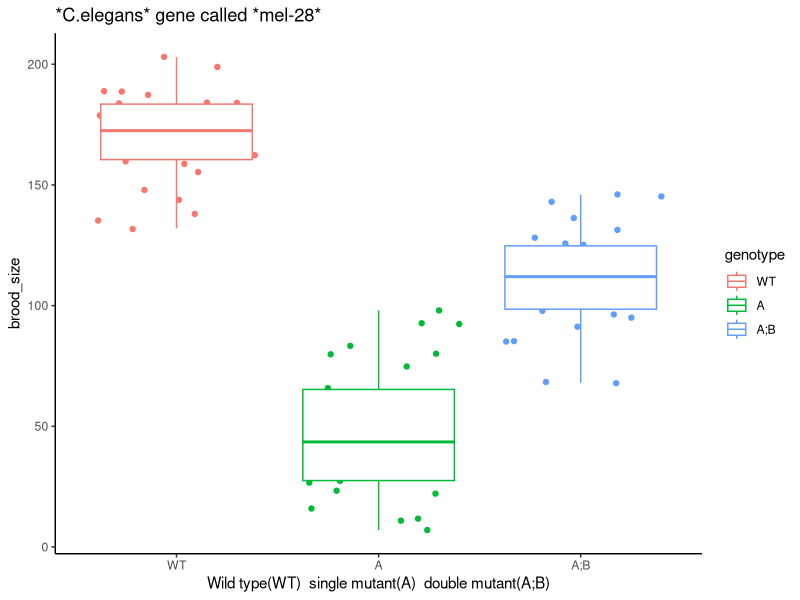
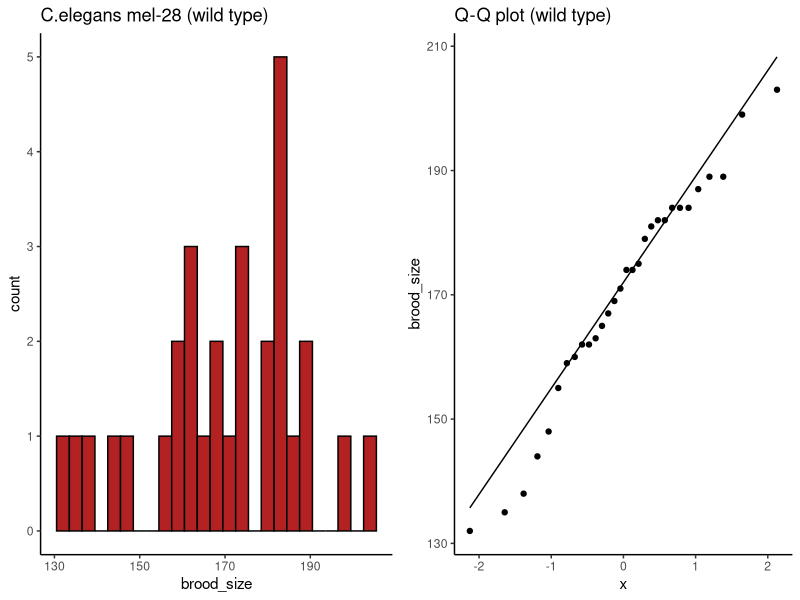
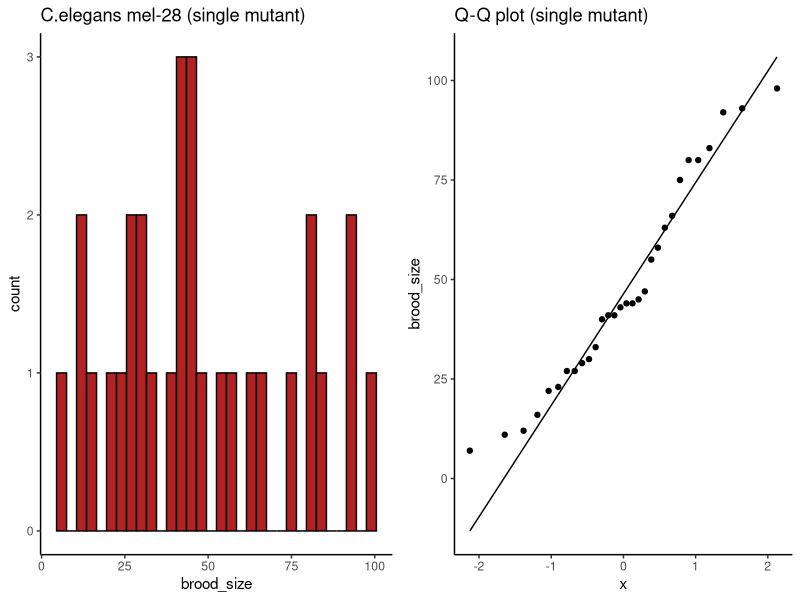
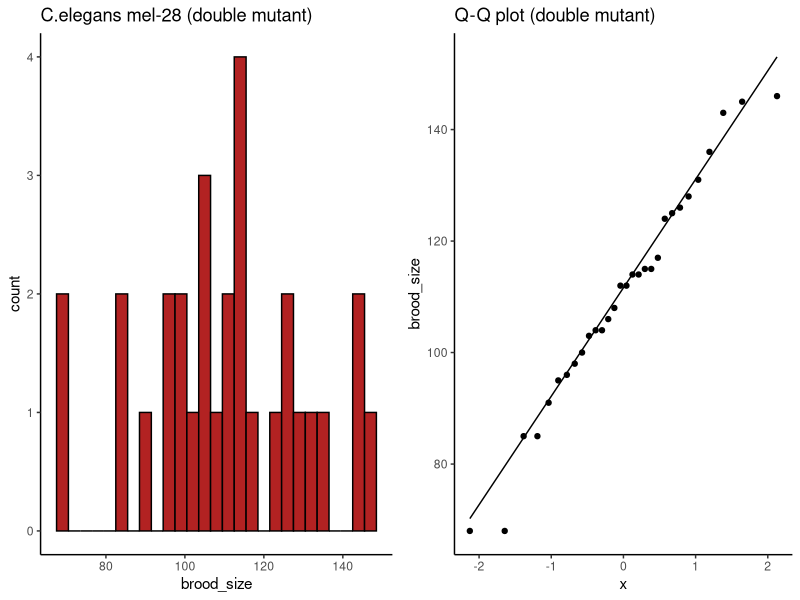
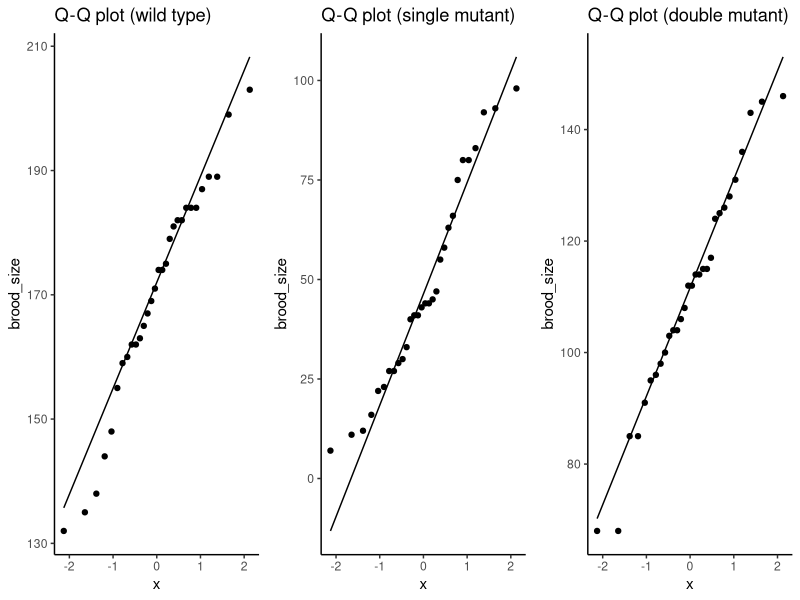
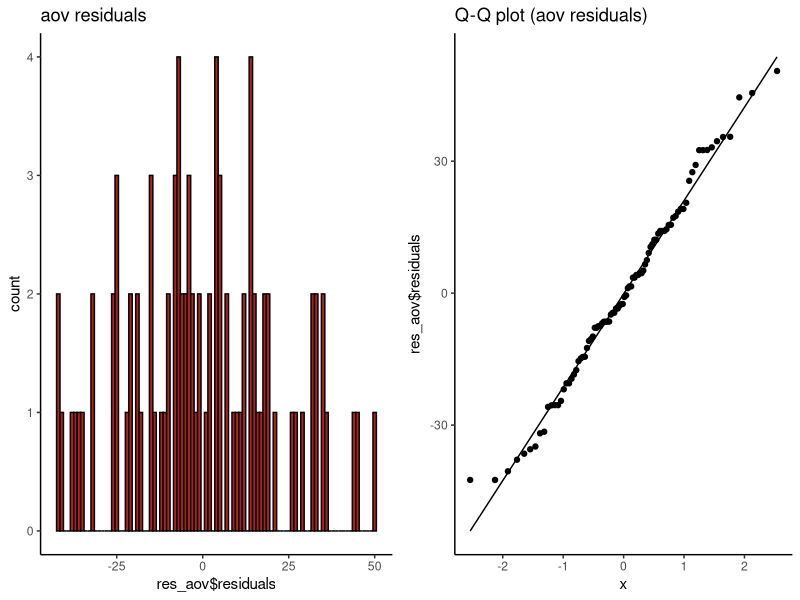
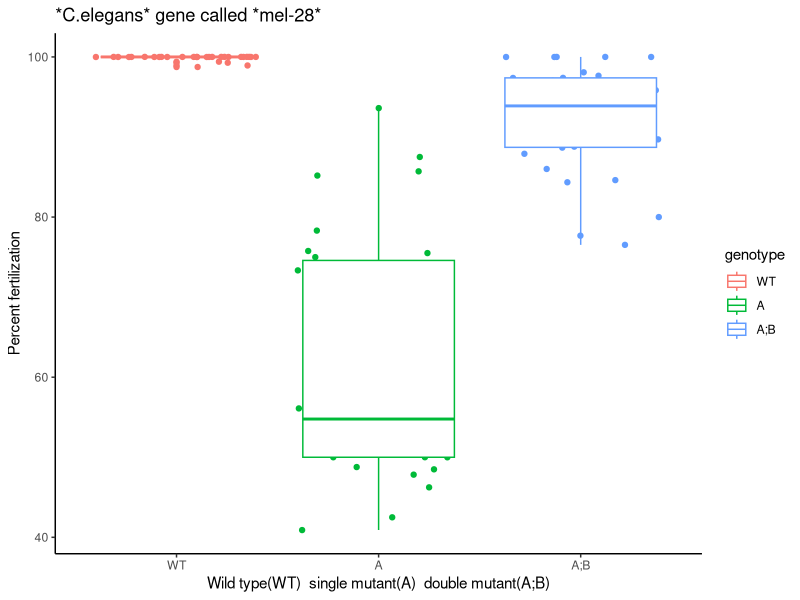
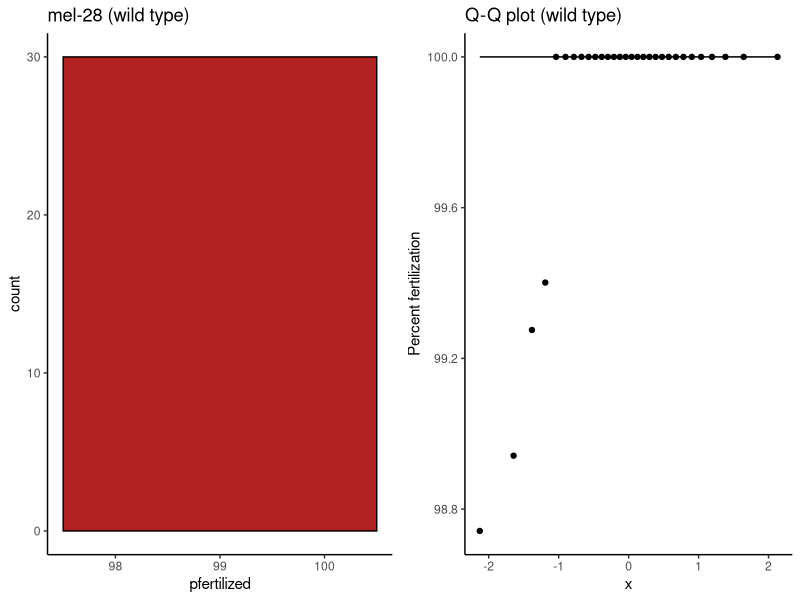

R code for these plots, in order:
## ---- chunk 1
knitr::opts_chunk$set(echo = TRUE)
library(ggplot2)
library(dplyr)
## ---- chunk 2
# load the data
mel28tmp.df <- read.table("Ce_mel28_Emb_Ste.csv", sep=",", header = T, stringsAsFactors = T)

#mel28tmp.df
str(mel28tmp.df)
summary(mel28tmp.df)
head(mel28tmp.df)

# take a look at it (check / fix factor levels)
genotype <- factor(mel28tmp.df$genotype,levels = c("WT","A","A;B"))
#genotype
mel28.df <- data.frame(genotype, 
                     replicate = mel28tmp.df$replicate, 
                       brood_size = mel28tmp.df$brood_size, 
                       fertilized = mel28tmp.df$fertilized)
#mel28.df
str(mel28.df)
summary(mel28.df)
head(mel28.df)

## ---- chunk 3
ggplot(mel28.df, aes(x = genotype, y = brood_size, color = genotype)) +
  geom_jitter() +
  geom_boxplot() +
  labs(x = "Wild type(WT)  single mutant(A)  double mutant(A;B)") +
  ggtitle("*C.elegans* gene called *mel-28*") +
  theme_classic()

## ---- chunk 4
# Wild type
mel28wt.df <- filter(mel28.df, genotype == "WT")
head(mel28wt.df)
wt.histo = ggplot(mel28wt.df, aes(x = brood_size)) +
  geom_histogram(fill = "firebrick", color = "black", binwidth = 3) +
  #labs(x = "Wild type(WT)  single mutant(A)  double mutant(A;B)") +
  ggtitle("C.elegans mel-28 (wild type)") +
  theme_classic()

wt.qq <- ggplot(mel28wt.df, aes(sample = brood_size)) +
  geom_qq() +
  geom_qq_line() +
  labs(y = "brood_size") +
  ggtitle("Q-Q plot (wild type)") +
  theme_classic()

library(ggpubr)
ggarrange(wt.histo, wt.qq, nrow=1)

t.test(mel28wt.df$brood_size)

# A single mutant 
mel28a.df <- filter(mel28.df, genotype == "A")
head(mel28a.df)
a.histo = ggplot(mel28a.df, aes(x = brood_size)) +
  geom_histogram(fill = "firebrick", color = "black", binwidth = 3) +
  #labs(x = "Wild type(WT)  single mutant(A)  double mutant(A;B)") +
  ggtitle("C.elegans mel-28 (single mutant)") +
  theme_classic()

a.qq <- ggplot(mel28a.df, aes(sample = brood_size)) +
  geom_qq() +
  geom_qq_line() +
  labs(y = "brood_size") +
  ggtitle("Q-Q plot (single mutant)") +
  theme_classic()

ggarrange(a.histo, a.qq, nrow=1)

t.test(mel28a.df$brood_size)

# A;B double mutant 
mel28ab.df <- filter(mel28.df, genotype == "A;B")
head(mel28ab.df)
ab.histo = ggplot(mel28ab.df, aes(x = brood_size)) +
  geom_histogram(fill = "firebrick", color = "black", binwidth = 3) +
  #labs(x = "Wild type(WT)  single mutant(A)  double mutant(A;B)") +
  ggtitle("C.elegans mel-28 (double mutant)") +
  theme_classic()

ab.qq <- ggplot(mel28ab.df, aes(sample = brood_size)) +
  geom_qq() +
  geom_qq_line() +
  labs(y = "brood_size") +
  ggtitle("Q-Q plot (double mutant)") +
  theme_classic()

ggarrange(ab.histo, ab.qq, nrow=1)

t.test(mel28ab.df$brood_size)

## ---- chunk 5
ggarrange(wt.qq, a.qq, ab.qq, nrow=1)

## ---- chunk 6
# var.test
vwt = c(mel28wt.df$brood_size)
va  = c(mel28a.df$brood_size)
vab = c(mel28ab.df$brood_size)

var.test(vwt,va)
var.test(vwt,vab)
var.test(va,vab)


# bartlett.test
#brood_size <- data.frame(mel28wt.df$brood_size, mel28a.df$brood_size, mel28ab.df$brood_size)
anova_mat = cbind(vwt, va, vab)
brood_size <- data.frame(anova_mat)

str(brood_size)

bartlett.test(brood_size)

## ---- chunk 7
# overall mean of the data
anova_mat_mean = mean(anova_mat)

# total variation = sum of squared deviations
#                   of each data point from theoverall mean
SST = sum((anova_mat - anova_mat_mean)**2)
SST

# total degrees of freedom = (# of data points) - 1
SST_df = length(anova_mat)-1
SST_df


# SS_error
anova_mat_col_mean = colMeans(anova_mat)
anova_mat_col_mean

SS_error=0
for (i in 1:nrow(anova_mat)) {
  SS_error = SS_error + sum((anova_mat[i,] - anova_mat_col_mean)**2 )
}
SS_error

## SS_group
SS_group = 0
for ( i in 1:length(anova_mat_col_mean)) {
  SS_group = SS_group + (nrow(anova_mat)*(anova_mat_col_mean[i]-anova_mat_mean)^2)
}
SS_group

SS_total = SS_error + SS_group
SS_total

## ---- chunk 8
# degrees of freedom for SS_error
SS_error_df = ncol(anova_mat)*(nrow(anova_mat)-1)
SS_error_df

# degrees of freedom for SS_groups
SS_group_df = ncol(anova_mat)-1
SS_group_df

# F-statistic
MS_group = SS_group/SS_group_df  # (224667.6 /2)
MS_group
MS_error = SS_error/SS_error_df  # (41238.43/87)
MS_error  
Fstat = MS_group / MS_error
Fstat

# p-value using CDF for F-statistic

# p-value - note that df(between) comes before df(within)
#pf(Fstat, 2, 6, lower.tail = F)  # df1 = df(B) = 2; df2 = df(W) = 6 

pvalue = pf(Fstat, SS_group_df, SS_error_df, lower.tail = F)  # df1 = df(group) = 2; df2 = df(error) = 87
pvalue

## ---- chunk 9
library(reshape2)

# we use the melt function to reshape the data frame into three columns:
# Var1 = the three groups, indexed as 1, 2, 3
# Var2 = the three groups, indexed by their variable name
# value = the value of each data point
#head(anova_mat)
anova_mat.melt = melt(anova_mat, value.name = "brood_size" )
head(anova_mat.melt)  # look at this new data structure

# anova for lm of brood_size ~ genotype
#anova_lm = lm(value ~ Var2, data = anova_mat.melt)

anova_lm = lm(brood_size ~ Var2, data = anova_mat.melt)
#anova_lm
anova(anova_lm)

## ---- chunk 10
summary(anova_lm)
## ---- chunk 11
# look at the result of the ANOVA command `aov`
# the formula syntax analyzes the values in response to the factors (groups a,b,c)
#anova_mat.melt
res_aov <- aov(anova_mat.melt$brood_size ~ anova_mat.melt$Var2)
res_aov

# summary of the aov model with F-stat and p-value
summary(res_aov)
## ---- chunk 12
TukeyHSD(res_aov)
## ---- chunk 13
#str(res_aov)
head(res_aov$residuals)

aov_res.histo <- ggplot(res_aov, aes(x = res_aov$residuals)) +
  geom_histogram(fill = "firebrick", color = "black", binwidth = 1) +
  ggtitle("aov residuals") +
  theme_classic()

aov_res.qq <- ggplot(res_aov, aes(sample = res_aov$residuals)) +
  geom_qq() +
  geom_qq_line() +
  labs(y = "res_aov$residuals") +
  ggtitle("Q-Q plot (aov residuals)") +
  theme_classic()

library(ggpubr)
ggarrange(aov_res.histo, aov_res.qq, nrow=1)

# normally test
shapiro.test(res_aov$residuals)

## ---- chunk 14
oneway.test(brood_size ~ Var2, data = anova_mat.melt, var.equal = FALSE)
## ---- chunk 15
# add percent fertilization column
mel28pf.df <- mel28.df %>%
               mutate(pfertilized = fertilized * 100 / brood_size )
                
head(mel28pf.df)
str(mel28pf.df)
summary(mel28pf.df)

# plot it
ggplot(mel28pf.df, aes(x = genotype, y = pfertilized, color = genotype)) +
  geom_jitter() +
  geom_boxplot() +
  labs(x = "Wild type(WT)  single mutant(A)  double mutant(A;B)") +
  labs(y = "Percent fertilization") +
  ggtitle("*C.elegans* gene called *mel-28*") +
  theme_classic()

## ---- chunk 16
mel28pfwt.df <- filter(mel28pf.df, genotype == "WT")
head(mel28pfwt.df)
mel28pfa.df <- filter(mel28pf.df, genotype == "A")
head(mel28pfa.df)
mel28pfab.df <- filter(mel28pf.df, genotype == "A;B")
head(mel28pfab.df)

# test for assumptions

t.test(mel28pfwt.df$pfertilized)
t.test(mel28pfa.df$pfertilized)
t.test(mel28pfab.df$pfertilized)

# var.test
vpfwt = c(mel28pfwt.df$pfertilized)
vpfa  = c(mel28pfa.df$pfertilized)
vpfab = c(mel28pfab.df$pfertilized)

var.test(vpfwt,vpfa)
var.test(vpfwt,vpfab)
var.test(vpfa,vpfab)

# bartlett.test
#brood_size <- data.frame(mel28wt.df$brood_size, mel28a.df$brood_size, mel28ab.df$brood_size)
anova_pf_mat = cbind(vpfwt, vpfa, vpfab)
pfertilized_size <- data.frame(anova_pf_mat)

str(pfertilized_size)

bartlett.test(pfertilized_size)


# histograms

# Wild type
pfwt.histo = ggplot(mel28pfwt.df, aes(x = pfertilized)) +
  geom_histogram(fill = "firebrick", color = "black", binwidth = 3) +
  #labs(x = "Wild type(WT)  single mutant(A)  double mutant(A;B)") +
  ggtitle("mel-28 (wild type)") +
  theme_classic()

pfwt.qq <- ggplot(mel28pfwt.df, aes(sample = pfertilized)) +
  geom_qq() +
  geom_qq_line() +
  labs(y = "Percent fertilization") +
  ggtitle("Q-Q plot (wild type)") +
  theme_classic()

library(ggpubr)
ggarrange(pfwt.histo, pfwt.qq, nrow=1)


# A single mutant 
pfa.histo = ggplot(mel28pfa.df, aes(x = pfertilized)) +
  geom_histogram(fill = "firebrick", color = "black", binwidth = 3) +
  #labs(x = "Wild type(WT)  single mutant(A)  double mutant(A;B)") +
  ggtitle("mel-28 (single mutant)") +
  theme_classic()

pfa.qq <- ggplot(mel28pfa.df, aes(sample = pfertilized)) +
  geom_qq() +
  geom_qq_line() +
  labs(y = "Percent fertilization") +
  ggtitle("Q-Q plot (single mutant)") +
  theme_classic()

ggarrange(pfa.histo, pfa.qq, nrow=1)


# A;B double mutant 
pfab.histo = ggplot(mel28pfab.df, aes(x = pfertilized)) +
  geom_histogram(fill = "firebrick", color = "black", binwidth = 3) +
  #labs(x = "Wild type(WT)  single mutant(A)  double mutant(A;B)") +
  ggtitle("mel-28 (double mutant)") +
  theme_classic()

pfab.qq <- ggplot(mel28pfab.df, aes(sample = pfertilized)) +
  geom_qq() +
  geom_qq_line() +
  labs(y = "Percent fertilization") +
  ggtitle("Q-Q plot (double mutant)") +
  theme_classic()

ggarrange(pfab.histo, pfab.qq, nrow=1)


#ggarrange(pfwt.qq, pfa.qq, pfab.qq, nrow=1)
#ggarrange(pfwt.histo, pfa.histo, pfab.histo, nrow=1)

## ---- chunk 17
kruskal.test(x=list(vpfwt, vpfa, vpfab))

## ---- chunk 18

# first, check the documentation
help(power.anova.test)

str(anova_mat)
summary(anova_mat)
ncol = ncol(anova_mat)
ncol
nrow = nrow(anova_mat)
nrow
# compute the power
power <-power.anova.test(groups= ncol, 
                 n= nrow, 
                 within.var= SS_error, 
                 between.var= SS_group, 
                 power=NULL,
                 sig.level= 0.05)
power

power$power
"The power is 100%."

## ---- chunk 19

# compute the required sample size
res <- power.anova.test(groups= ncol, 
                 n=NULL, 
                 within.var= SS_error, 
                 between.var= SS_group, 
                 power=0.95,
                 sig.level= 0.05)
res
str(res)

# sample size needed = 
round(res$n)

power.anova.test(groups= ncol, 
                 n=NULL, 
                 within.var= SS_error, 
                 between.var= SS_group, 
                 power=1,
                 sig.level= 0.05)

## ---- chunk 20
approximate = SS_group / SS_error
approximate
SS_group0.1 = SS_group / 10
SS_group0.1 / SS_error

power <- power.anova.test(groups= ncol, 
                 n=NULL, 
                 within.var= SS_error, 
                 between.var= SS_group0.1, 
                 power=0.95,
                 sig.level= 0.05)
power
str(power)
n = ceiling(power$n) 
n
"If we reduce the effect size by a factor of 10, we need a sample size of 16."
